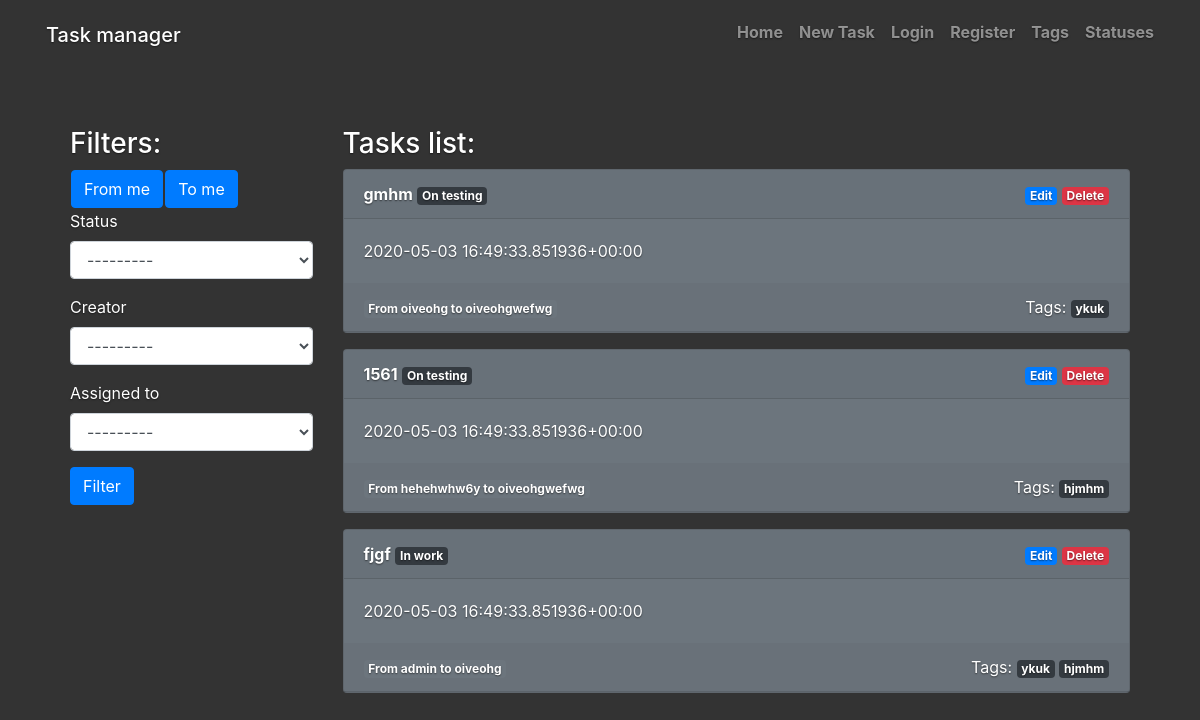
The page /tasks/ on the database as committed earlier.
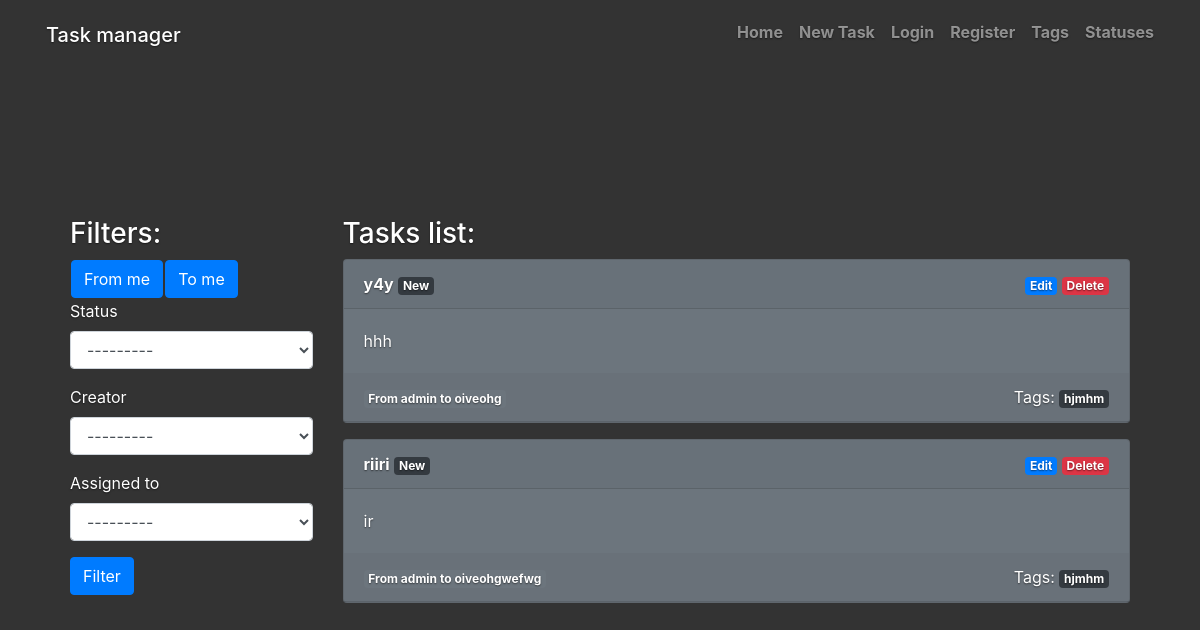
The same page on the database as committed later.
### tasks/models.py (models this page shows, shortened)
class Task(models.Model):
    name = models.CharField(max_length=255, help_text="Enter a task name.")
    created_at = models.DateTimeField(auto_now_add=True)
    content = models.TextField(
        max_length=500,
        help_text="Enter a text of the task")
    status = models.ForeignKey(
        TaskStatus,
        on_delete=models.CASCADE,
        null=False, blank=False)
    tags = models.ManyToManyField(
        Tag,
        blank=True,
        help_text="Select a tags for this task"
        )
    creator = models.ForeignKey(
        User,
        on_delete=models.SET_NULL,
        null=True, blank=True)
    assigned_to = models.ForeignKey(
        User,
        on_delete=models.SET_NULL,
        null=True,
        blank=True,
        related_name="assigned_to")

class TaskStatus(models.Model):
    name = models.CharField(
        max_length=200,
        unique=True,
        help_text="Enter a status name")
    def __str__(self):
        return self.name

class Tag(models.Model):
    name = models.CharField(
        max_length=200,
        unique=True,
        help_text="Enter a tag")
    def __str__(self):
        return self.name

### tasks/views.py (the view, shortened to what this page needs)
# urls.py: path('', views.IndexView.as_view(), name='index'),
class IndexView(generic.ListView):
    template_name = 'index.html'
    context_object_name = 'task_list'
    def get_context_data(self, **kwargs):
        context = super().get_context_data(**kwargs)
        context['filter'] = TaskFilter(
            self.request.GET,
            queryset=self.get_queryset(),
        )
        return context
    def get_queryset(self):
        return Task.objects.all()

### tasks/templates/index.html (shortened to what this page needs)
{% extends "base.html" %}
{% load bootstrap4 %}
{% block conteiner %}
    <div class="container d-flex w-100 h-100 p-3 mx-auto flex-column">
{% endblock %}
{% block content %}
<div class="row">
<div class="col-md-3">
    <h3>Filters:</h3>
        <table><tr>
          <td><form method="GET" action="">
          <button type="submit" class="btn btn-primary">From me</button>
        </form> </td>
          <td> <form method="GET" action="">
         <button type="submit" class="btn btn-primary">To me</button>
        </form>  </td>
        </tr></table>
        <form action="" method="get" class="form">
          {% bootstrap_form filter.form %}
          {% buttons %}
            <button type="submit" class="btn btn-primary">
              Filter
            </button>
          {% endbuttons %}
        </form>
</div>
  <div class="col-md-9">
    <h3 class="cover-heading">Tasks list:</h3>
    {% if task_list %}
    {% for task in task_list %}
    <div class="card text-white bg-secondary mb-3">
      <div class="card-header">
        <div class="row">
          <div class="col-md-6"><div class="text-left"><b><a href="{% url 'task' task.id %}">{{ task.name }}</a></b>
            <span class="badge badge-dark">{{ task.status }}</span></div></div>
          <div class="col-md-6"><div class="text-right"><a href="{% url 'task_update' task.id %}" class="badge badge-primary">Edit</a>
            <a href="{% url 'task_delete' task.id %}" class="badge badge-danger">Delete</a></div></div>
        </div>
      </div>
      <div class="card-body">
        <p class="card-text">{{task.content}}</p>
      </div>
      <div class="card-header">
        <div class="row">
          <div class="col-md-6"><div class="text-left"><span class="badge badge-secondary">
            From {{ task.creator }} to {{ task.assigned_to }}
          </span></div></div>
          <div class="col-md-6"><div class="text-right">Tags:
            {% for tag in task.tags.all %}
            <span class="badge badge-dark">{{tag}}</span>
            {% endfor %}
          </div></div>
        </div>
      </div>
    </div>
  {% endfor %}
  {% else %}
    <p>You don't have any task. </p>
  {% endif %}
  </div>
</div>
{% endblock %}

Rows that differ between the two databases and show on the page:
removed Task: name "gmhm", status "On testing", content "2020-05-03 16:49:33.851936+00:00", creator "oiveohg", assigned_to "oiveohgwefwg"
no longer on this page (row unchanged): Tag: name "ykuk"
removed Task: name "1561", status "On testing", content "2020-05-03 16:49:33.851936+00:00", creator "hehehwhw6y", assigned_to "oiveohgwefwg", Tag (name "hjmhm")
removed Task: name "fjgf", status "In work", content "2020-05-03 16:49:33.851936+00:00", creator "admin", assigned_to "oiveohg", Tag (name "hjmhm")
added Task: name "y4y", status "New", content "hhh", creator "admin", assigned_to "oiveohg", Tag (name "hjmhm")
added Task: name "riiri", status "New", content "ir", creator "admin", assigned_to "oiveohgwefwg", Tag (name "hjmhm")
